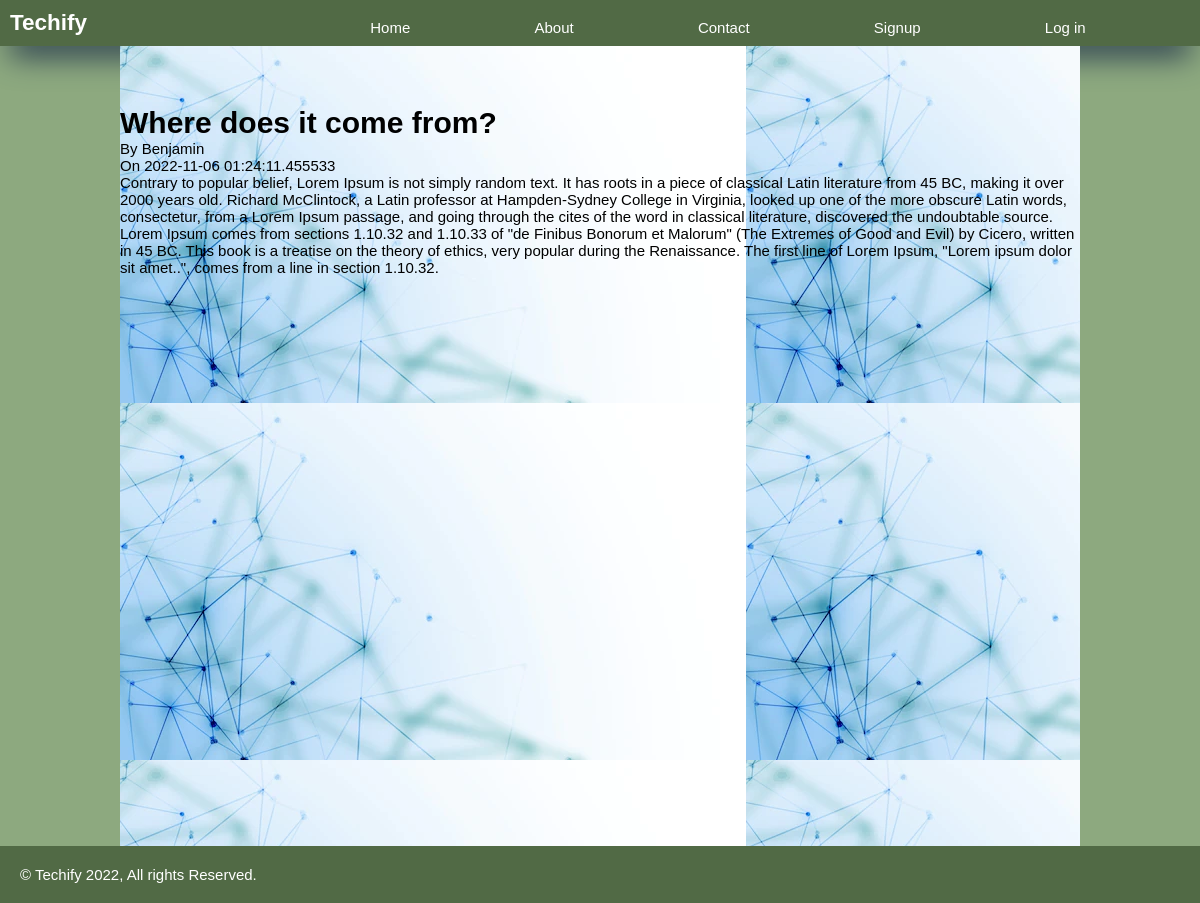
Screenshot of /post/3 with the database file from the repository.
### app.py (models this page shows)
class Blog(db.Model, UserMixin):
    id = db.Column(db.Integer(), primary_key=True)
    title = db.Column(db.String(100), nullable=False)
    post = db.Column(db.Text, nullable=False)
    author = db.Column(db.String(50), nullable=False, default='N/A')
    date_posted = db.Column(db.DateTime, nullable=False, default=datetime.utcnow)

### app.py (the view)
@app.route('/post/<int:id>', methods=['POST', 'GET'])
def read_more(id):
    post = Blog.query.get_or_404(id)
    return render_template('read_more.html', post=post)

### templates/read_more.html
{% extends 'base.html' %}
{% block content %}
    {% if post.author == current_user.first_name %}
    <h1>{{post.title}}</h1>
    <p>By {{post.author}}</p>
    <p>On {{post.date_posted}}</p>
    <div class="post">
        <p>{{post.post}}</p>
        <div class="btn-edit">
        <a href="{{url_for('edit', id=post.id)}}">Update Post</a>
        <a href="{{url_for('delete_post', id=post.id)}}">Delete Post</a>
        </div>
    </div>
    {% else %}
    <h1>{{post.title}}</h1>
    <p>By {{post.author}}</p>
    <p>On {{post.date_posted}}</p>
    <div class="post">
        <p>{{post.post}}</p>
    </div>
    {% endif %}
{% endblock content %}

### static/css/main.css (style rules this page uses)
* { font-family: Arial, Helvetica, sans-serif; padding: 0; margin: 0; box-sizing: border-box; }
body { background: hsl(0, 0%, 95%); font-size: 15px; font-family: 'Big Shoulders Display', cursive; font-family: 'Lexend Deca', sans-serif; font-weight: 400; background-color: #8da97f; background-size: cover; }

### rows the page displays
Blog: title "Where does it come from?", author "Benjamin", date_posted "2022-11-06 01:24:11.455533", post "Contrary to popular belief, Lorem Ipsum is not simply random text. It has roots in a piece of classical Latin literature from 45 BC, making it over 2000 years old. Richard McClintock, a Latin professor at Hampden-Sydney College in Virginia, looked up one of the more obscure Latin words, consectetur, from a Lorem Ipsum passage, and going through the cites of the word in classical literature, discovered the undoubtable source. Lorem Ipsum comes from sections 1.10.32 and 1.10.33 of \"de Finibus Bonorum et Malorum\" (The Extremes of Good and Evil) by Cicero, written in 45 BC. This book is a treatise on the theory of ethics, very popular during the Renaissance. The first line of Lorem Ipsum,…"
